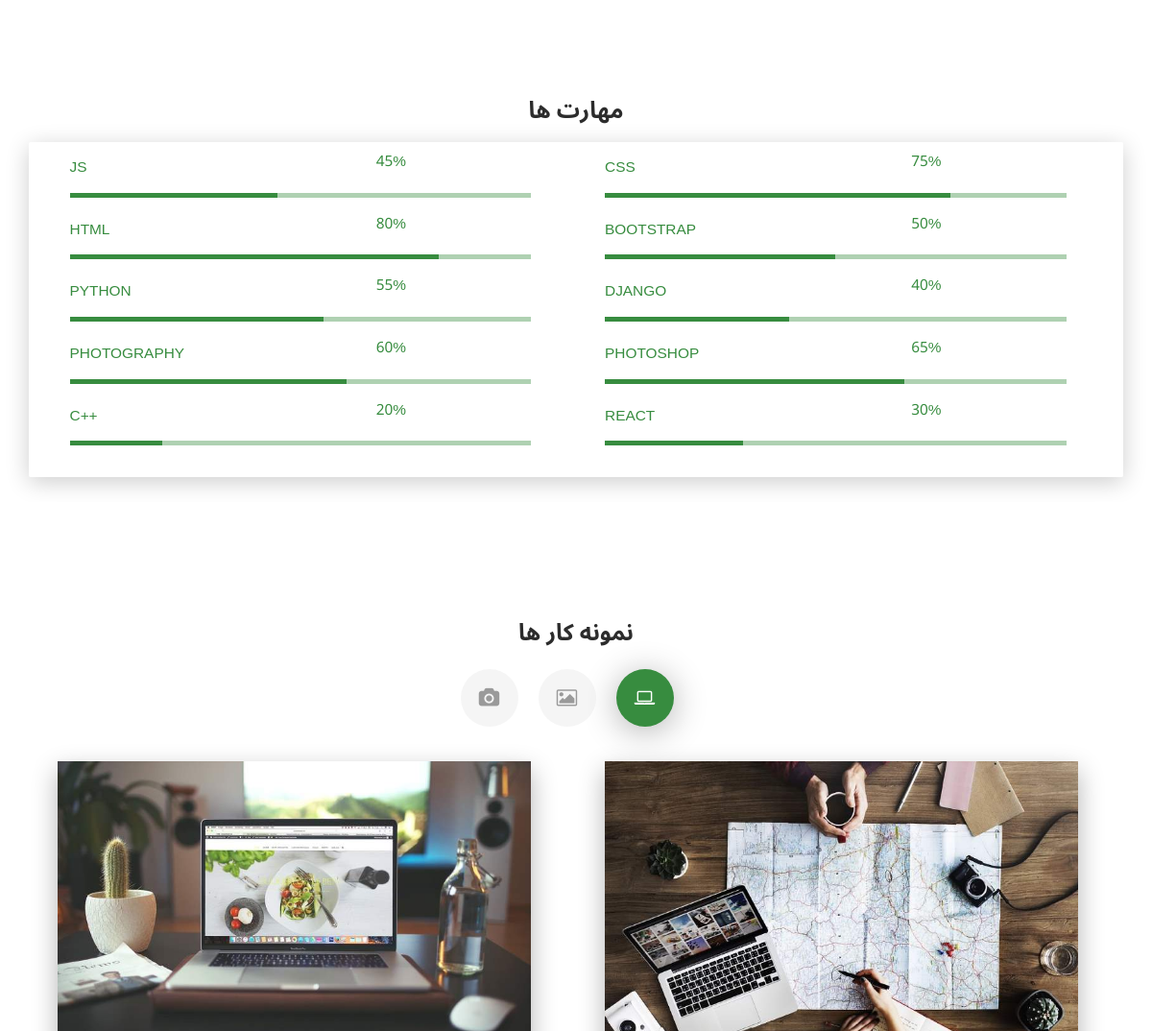
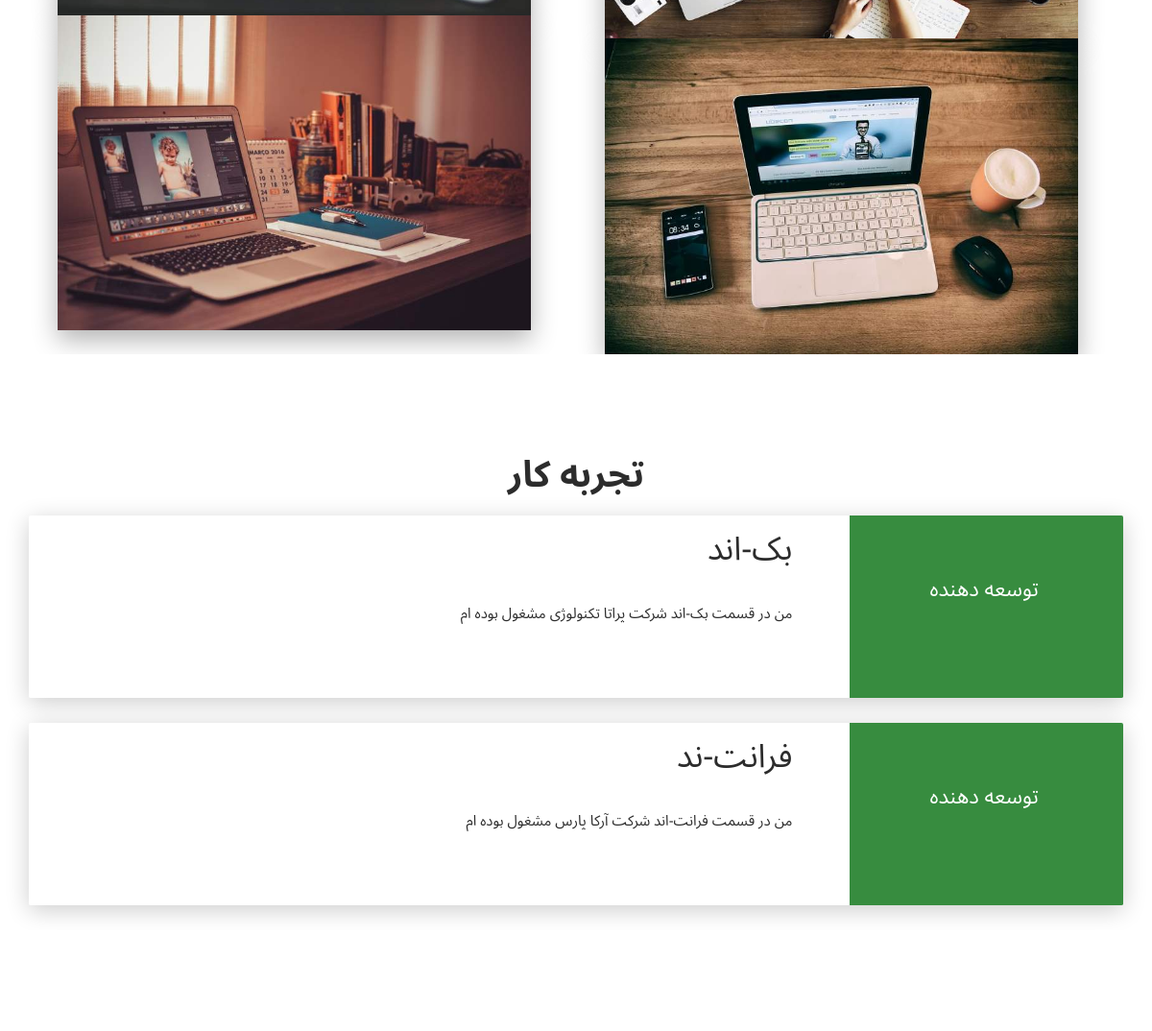
Before: / (middle part) with the older database file (2 pictures, top to bottom).
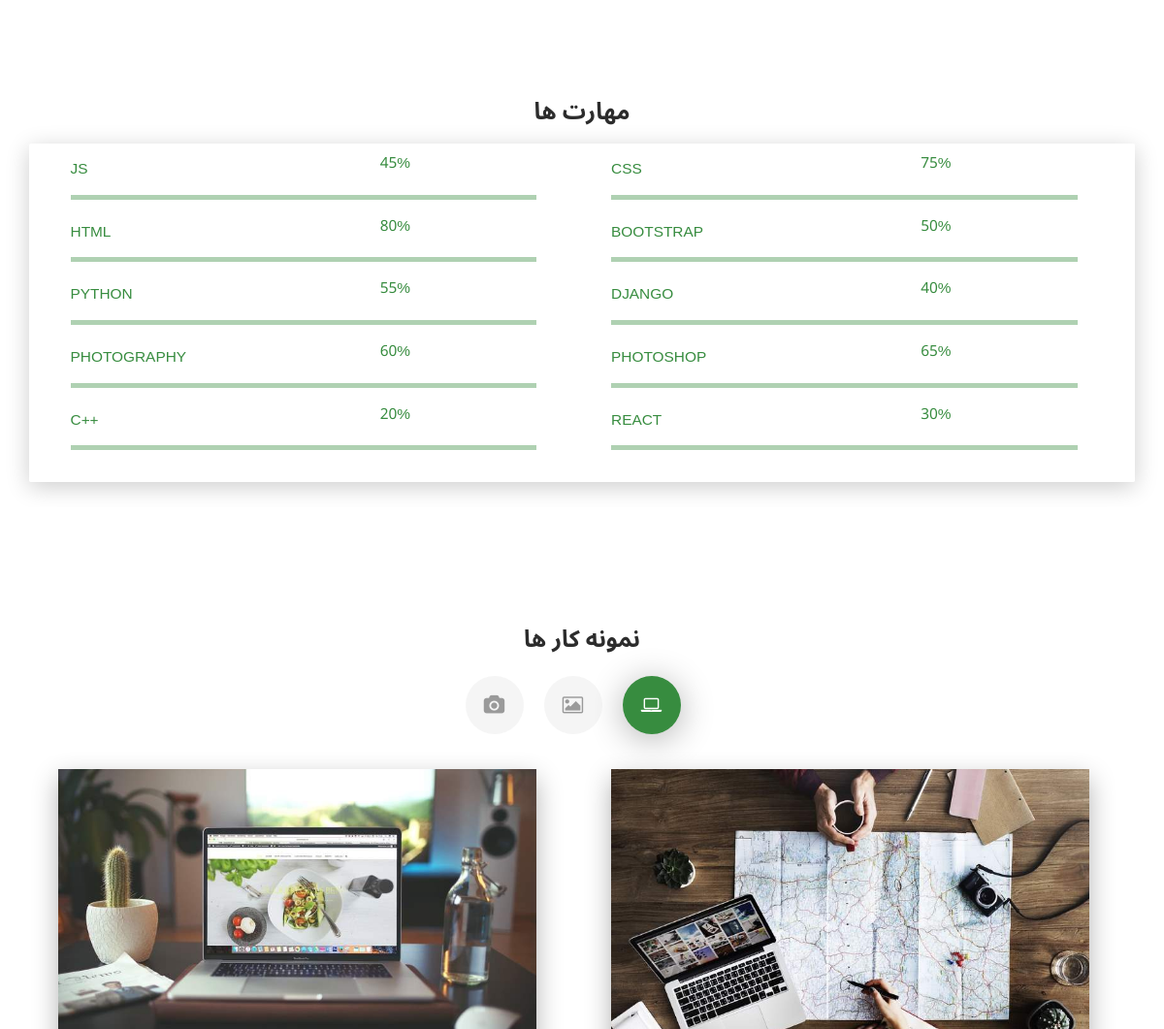
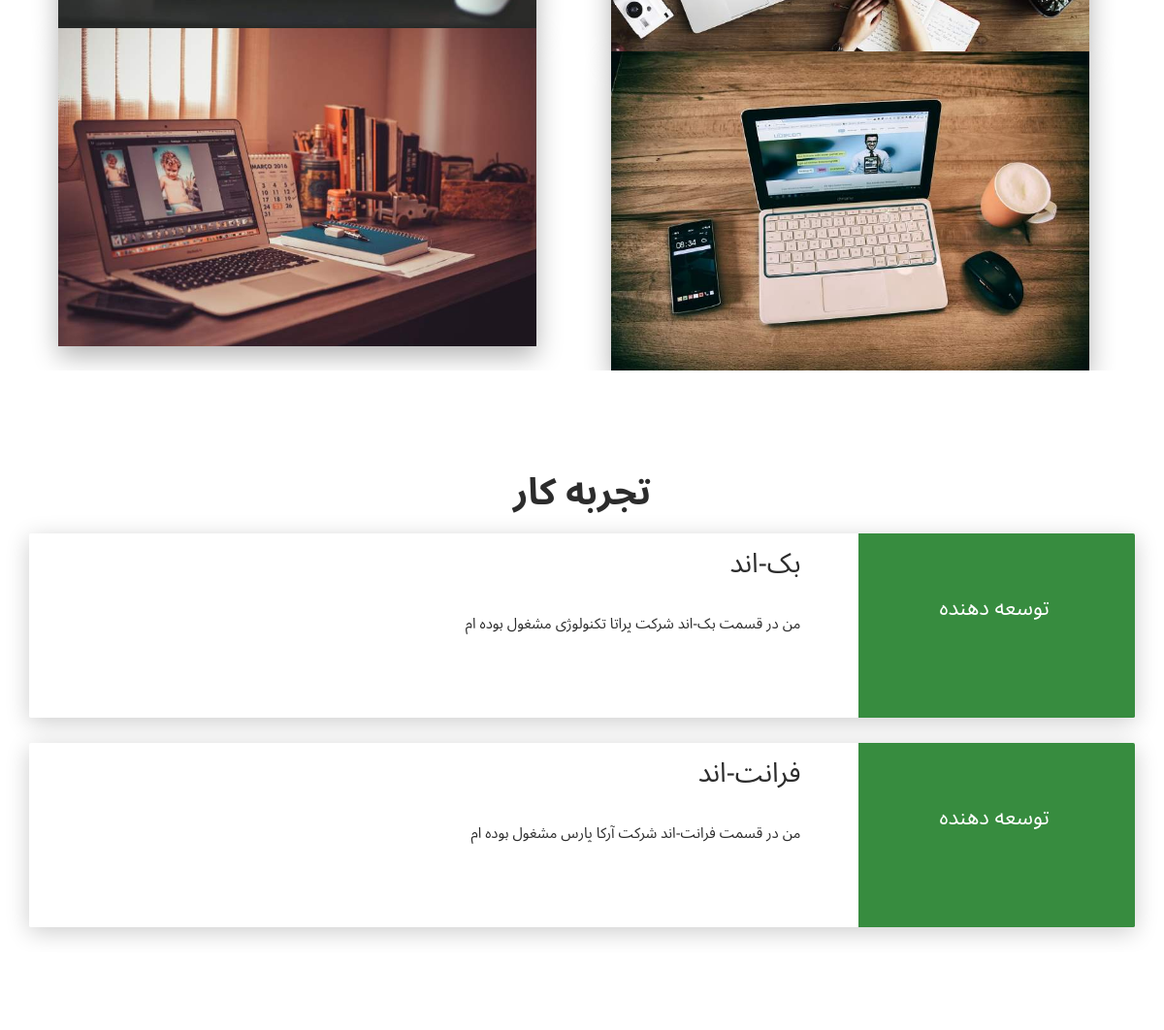
After: the same page with the newer database file (2 pictures, top to bottom).
### resumesite/models.py (models this page shows)
class skill(models.Model):
    title = models.CharField(max_length = 50)
    percent = models.IntegerField()

class experience(models.Model):
    title1 = models.CharField(max_length = 50)
    title2 = models.CharField(max_length = 50)
    discribtion = models.CharField(max_length = 200)

### resumesite/views.py (the view)
# urls.py: path('', views.home),
def home(request):
    profile_1 = profile.objects.first()
    skill_1 = skill.objects.all()
    experience_1 = experience.objects.all()
    education_1 = education.objects.all()
    if request.method == "POST":
        post.objects.create(name = request.POST.get('name'), email=request.POST.get('_replyto'), subject=request.POST.get('subject') ,message=request.POST.get('message') , )
    context = {
        'profile' : profile_1,
        'skill' : skill_1,
        'experience' : experience_1,
        'education' : education_1,
    }
    return render(request, 'index.html', context)

### resumesite/templates/index.html (shortened to what this page needs)
{% load static %}
<!DOCTYPE html>
<html lang="en-US">
  <head>
    <link href="https://maxcdn.bootstrapcdn.com/font-awesome/latest/css/font-awesome.min.css" rel="stylesheet">
    <link href="{% static 'css/aos.css' %}" rel="stylesheet">
    <link href="{% static 'css/bootstrap.min.css' %}" rel="stylesheet">
    <link href="{% static 'css/bootstrap-rtl.css' %}" rel="stylesheet">
    <link href="{% static 'css/main.css' %}" rel="stylesheet">
  </head>
  <body id="top">
    <div class="page-content">
      <div>
<div class="section" id="skill">
  <div class="container">
    <div class="h4 text-center mb-4 title">مهارت ها</div>
    <div class="card" data-aos="fade-up" data-aos-anchor-placement="top-bottom">
      <div class="card-body cardltr">
        <div class="row">
        {% for item in skill %}
        <div class="col-md-6">
          <div class="progress-container progress-primary"><span class="progress-badge">{{ item.title }}</span>
            <div class="progress">
              <div class="progress-bar progress-bar-primary" data-aos="progress-full" data-aos-offset="10" data-aos-duration="2000" role="progressbar" aria-valuenow="60" aria-valuemin="0" aria-valuemax="100" style="width: {{ item.percent }}%;"></div><span class="progress-value">{{ item.percent }}%</span>
            </div>
          </div>
        </div>
        {% endfor %}
      </div>
    </div>
  </div>
</div>
<div class="section" id="portfolio">
  <div class="container">
    <div class="row">
      <div class=" ml-auto mr-auto">
        <div class="h4 text-center mb-4 title">نمونه کار ها</div>
        <div class="nav-align-center">
          <ul class="nav nav-pills nav-pills-primary" role="tablist">
            <li class="nav-item"><a class="nav-link active" data-toggle="tab" href="#web-development" role="tablist"><i class="fa fa-laptop" aria-hidden="true"></i></a></li>
            <li class="nav-item"><a class="nav-link" data-toggle="tab" href="#graphic-design" role="tablist"><i class="fa fa-picture-o" aria-hidden="true"></i></a></li>
            <li class="nav-item"><a class="nav-link" data-toggle="tab" href="#Photography" role="tablist"><i class="fa fa-camera" aria-hidden="true"></i></a></li>
          </ul>
        </div>
      </div>
    </div>
    <div class="tab-content gallery mt-5">
      <div class="tab-pane active" id="web-development">
        <div class="ml-auto mr-auto">
          <div class="row">
            <div class="col-md-6">
              <div class="cc-porfolio-image img-raised" data-aos="fade-up" data-aos-anchor-placement="top-bottom"><a href="#web-development">
                  <figure class="cc-effect"><img src={% static 'images/project-1.jpg' %} alt="Image"/>
                    <figcaption>
                    </figcaption>
                  </figure></a></div>
              <div class="cc-porfolio-image img-raised" data-aos="fade-up" data-aos-anchor-placement="top-bottom"><a href="#web-development">
                  <figure class="cc-effect"><img src={% static 'images/project-2.jpg' %} alt="Image"/>
                    <figcaption>
                    </figcaption>
                  </figure></a></div>
            </div>
            <div class="col-md-6">
              <div class="cc-porfolio-image img-raised" data-aos="fade-up" data-aos-anchor-placement="top-bottom"><a href="#web-development">
                  <figure class="cc-effect"><img src= {% static 'images/project-3.jpg' %} alt="Image"/>
                    <figcaption>
                    </figcaption>
                  </figure></a></div>
              <div class="cc-porfolio-image img-raised" data-aos="fade-up" data-aos-anchor-placement="top-bottom"><a href="#web-development">
                  <figure class="cc-effect"><img src={% static 'images/project-4.jpg' %} alt="Image"/>
                    <figcaption>
                    </figcaption>
                  </figure></a></div>
            </div>
          </div>
        </div>
      </div>
    </div>
  </div>
</div>
<div class="section" id="experience">
  <div class="container cc-experience">
    <div class="h4 text-center mb-4 title"><h5 style="font-weight: bold;">تجربه کار</h5></div>
    {% for item in experience %}
    <div class="card">
      <div class="row">
        <div class="col-md-3 bg-primary" data-aos="fade-right" data-aos-offset="50" data-aos-duration="500">
          <div class="card-body cc-experience-header">
            <p class="t2">{{item.title1}}</p>
          </div>
        </div>
        <div class="col-md-9" data-aos="fade-left" data-aos-offset="50" data-aos-duration="500">
          <div class="card-body">
            <div class="h3">{{item.title2}}</div>
            <p>{{item.discribtion}}</p>
          </div>
        </div>
      </div>
    </div>
    {% endfor %}
  </div>
</div>
<div class="section">
  <div class="container cc-education">
    <div class="h4 text-center mb-4 title"><h4 style="font-weight: bold;">تحصیلات</h4></div>
  </div>
</div>
    </div>
  </body>
</html>

Changed rows visible on the page:
changed experience "من در قسمت فرانت-اند شرکت آرکا پارس مشغول بوده ام": title2 "فرانت-ند" → "فرانت-اند"
